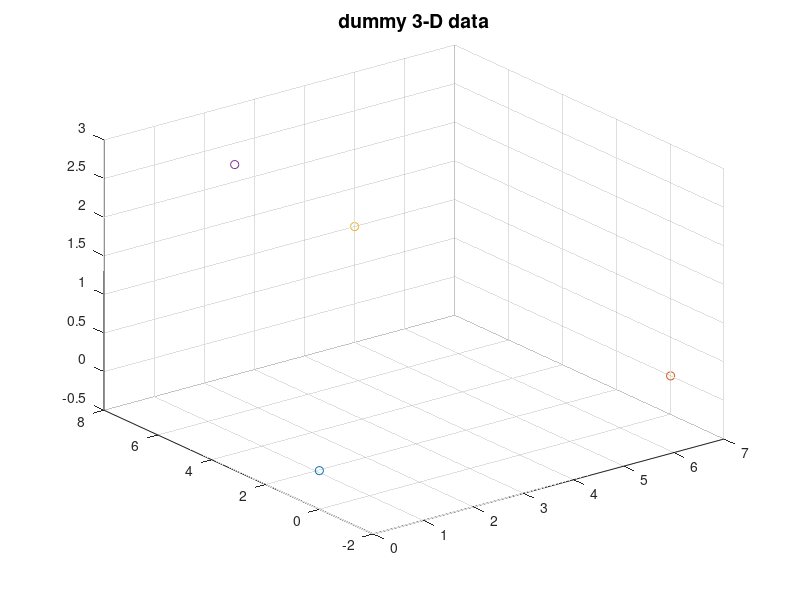
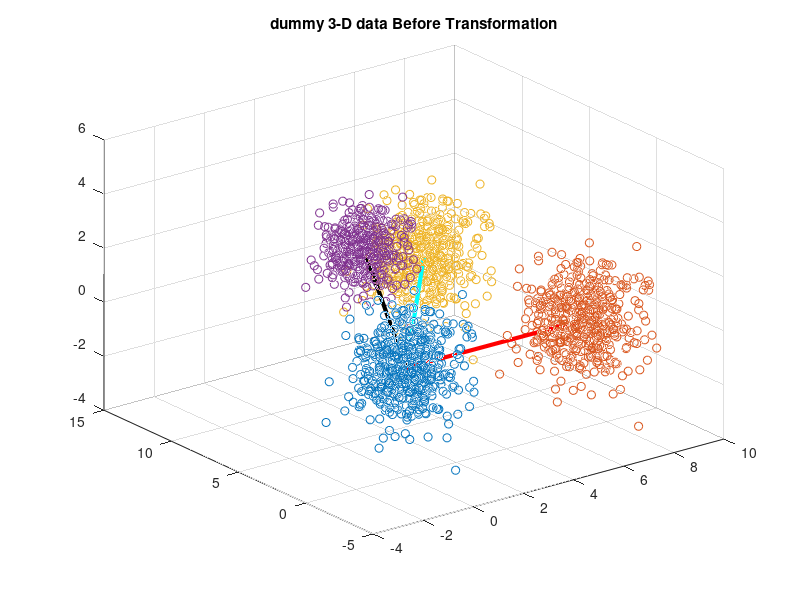

Source code (MATLAB) for these figures, in order: (Note: this script raises an error after producing the figures.)
close all
clear all
test =1;

if test == 1
 mu1 = [1,0,1];
    sigma1 = [1,0.5,1];
    rng default
    data1 = mvnrnd(mu1,sigma1,500);
    
    mu2 = [8,0,1];
    sigma2 = [1,1,1];
    rng default
    data2 = mvnrnd(mu2,sigma2,500);
    
    mu3 = [6,8,2];
    sigma3 = [1,0.5,1];
    rng default
    data3 = mvnrnd(mu3,sigma3,500);
    
    
    mu4 = [2,5,4];
    sigma4 = [0.5,0.5,0.5];
    rng default
    data4 = mvnrnd(mu4,sigma4,500);
    
    
    %Finidng cluster's centroid using kmean
    
    [~,Cref] = kmeans(data1,1);
    
    % center the data by substracting C1
    r1 = [data1(:,1) - Cref(1), data1(:,2) - Cref(2), data1(:,3) - Cref(3)];
    r2 = [data2(:,1) - Cref(1), data2(:,2) - Cref(2), data2(:,3) - Cref(3)];
    r3 = [data3(:,1) - Cref(1), data3(:,2) - Cref(2), data3(:,3) - Cref(3)];
    r4 = [data4(:,1) - Cref(1), data4(:,2) - Cref(2), data4(:,3) - Cref(3)];
    
    C1 = [0, 0 ,0];
    [~,C2] = kmeans(r2,1);
    [~,C3] = kmeans(r3,1);
    [~,C4] = kmeans(r4,1);
    %Plot scatter of raw data centroid
    figure;
    scatter3(C1(:,1),C1(:,2),C1(:,3),'bd');
    hold on;
    scatter3(C2(:,1),C2(:,2),C2(:,3),'r+');
    scatter3(C3(:,1),C3(:,2),C3(:,3),'co');
    scatter3(C4(:,1),C4(:,2),C4(:,3),'k*');
    title('dummy 3-D data','FontSize',14)
    
    %Plot scatter of raw data
    figure;scatter3(r1(:,1),r1(:,2),r1(:,3),'bd');hold on;
    scatter3(r2(:,1),r2(:,2),r2(:,3),'r+');
    scatter3(r3(:,1),r3(:,2),r3(:,3),'co');
    scatter3(r4(:,1),r4(:,2),r4(:,3),'k*');
    plot3([C1(1) C2(1)],[C1(2) C2(2)],[C1(3) C2(3)],'r','LineWidth',3);
    plot3([C1(1) C3(1)],[C1(2) C3(2)],[C1(3) C3(3)],'c','LineWidth',3);
    plot3([C1(1) C4(1)],[C1(2) C4(2)],[C1(3) C4(3)],'k','LineWidth',3);
    title('dummy 3-D data Before Transformation')
    
    
    
    
    %We call gram-schmidt here to find the desired cordinates for each
    %Normal to centroid vector Raw = MAtrix of normal to centroids
    %Cooked = orthognolized
    Raw = [C2(1),C2(2),C2(3);
           C3(1),C3(2),C3(3);
           C4(1),C4(2),C4(3)];
    
    Cooked = Gram_Schmidt(Raw');
    Cooked= Cooked';
    % Convert vector of cluster1 centroid to each cluster's data to polar cordinate
    [azimuth1,elevation1,R1]  = cart2sph(r1(:,1),r1(:,2),r1(:,3));
    [azimuth2,elevation2,R2]  = cart2sph(r2(:,1),r2(:,2),r2(:,3));
    [azimuth3,elevation3,R3]  = cart2sph(r3(:,1),r3(:,2),r3(:,3));
    [azimuth4,elevation4,R4]  = cart2sph(r4(:,1),r4(:,2),r4(:,3));
    
    % Keeep cluster's data in one matrix
    ri1 = [azimuth1,elevation1,R1];
    ri2 = [azimuth2,elevation2,R2];
    ri3 = [azimuth3,elevation3,R3];
    ri4 = [azimuth4,elevation4,R4];
    
    figure;scatter(ri1(:,1),ri1(:,2),'bd');hold on;
    scatter(ri4(:,1),ri4(:,2),'k*');
    %The matrix Contains  all data in polar
    r = [azimuth1,elevation1,R1;
        azimuth2,elevation2,R2;
        azimuth3,elevation3,R3;
        azimuth4,elevation4,R4];
    
    % The matrix Contains  all data in Cartesian
    [car(:,1),car(:,2),car(:,3)]  = sph2cart(r(:,1),r(:,2),r(:,3));
    
    %polar cordinates of the point which connected to normal centroid(C1)
    [azimuthC2,elevationC2,~]  = cart2sph(Cooked(1,1),Cooked(1,2),Cooked(1,3));
    [azimuthC3,elevationC3,~]  = cart2sph(Cooked(2,1),Cooked(2,2),Cooked(2,3));
    [azimuthC4,elevationC4,~]  = cart2sph(Cooked(3,1),Cooked(3,2),Cooked(3,3));
    
    %polar cordinates of the orthogonolized points
    [azimuthCi1,elevationCi1,~]  = cart2sph(C1(1),C1(2),C1(3));
    [azimuthCi2,elevationCi2,~]  = cart2sph(C2(1),C2(2),C2(3));
    [azimuthCi3,elevationCi3,~]  = cart2sph(C3(1),C3(2),C3(3));
    [azimuthCi4,elevationCi4,~]  = cart2sph(C4(1),C4(2),C4(3));
    
    %Azimuth angle between the cluster's centroid to the vector which connect refrence
    %centroid (here C2) to the normal centroid (here C1)
    azclose = azimuthCi3 - azimuthCi2;
    azfar = azimuthCi4 - azimuthCi2;
    %Desired azimuth angle between the cluster's centroid to the vector which connect refrence
    %centroid (here C2) to the normal centroid (here C1)
    azclosed = azimuthC3 - azimuthC2;
    azfard = azimuthC4 - azimuthC2;
    %Azimuth angle between the all data to the vector which connect refrence
    %centroid (here C2) to the normal centroid (here C1)
    mtia1 = ri1(:,1)- azimuthCi2;
    mtia2 = ri2(:,1)- azimuthCi2;
    mtia3 = ri3(:,1)- azimuthCi2;
    mtia4 = ri4(:,1)- azimuthCi2;
    
    %Elevation angle between the cluster's centroid to the vector which connect refrence
    %centroid (here C2) to the normal centroid (here C1)
    elclose = elevationCi3-elevationCi2;%acos(1-pdist2([0 C4(2) C4(3)],[0 C2(2) C2(3)],'cosine'))
    elfar = elevationCi4-elevationCi2;%acos(1-pdist2([0 C3(2) C3(3)],[0 C2(2) C2(3)],'cosine'))
    
    %Desired elevation angle between the cluster's centroid to the vector which connect refrence
    %centroid (here C2) to the normal centroid (here C1)
    elclosed =  elevationC3-elevationC2;%acos(1-pdist2([0 C4(2) C4(3)],[0 C2(2) C2(3)],'cosine'))
    elfard =elevationC4-elevationC2;%acos(1-pdist2([0 C3(2) C3(3)],[0 C2(2) C2(3)],'cosine'))
    
    %Elevation angle between the all data to the vector which connect refrence
    %centroid (here C2) to the normal centroid (here C1)
    mtit1 = ri1(:,2)- elevationC2;
    mtit2 = ri2(:,2)- elevationC2;
    mtit3 = ri3(:,2)- elevationC2;
    mtit4 = ri4(:,2)- elevationC2;
    
    %Test for rotation later can be deleted
    %%% added by J.C.
    % AX1 = cross([C3(1) C3(2) 0],[C2(1) C2(2) 0]);
    % AX2 = cross([0 C4(2) C4(3)],[0 C2(2) C2(3)]);
    % orig = r1;
    
    %         %Tsting put only centroids
    %
    %         mtia1 = ones(1,length(mtit2))* azimuthCi1 - azimuthCi1;
    %         mtia2 = ones(1,length(mtit2))* azimuthCi2 - azimuthCi2;
    %         mtia3 = ones(1,length(mtit3))* azimuthCi3 - azimuthCi2;
    %         mtia4 = ones(1,length(mtit4))* azimuthCi4 - azimuthCi2;
    %
    %
    %         mtit2 = ones(1,length(mtia2))* elevationCi2 - elevationCi2;
    %         mtit3 = ones(1,length(mtia3))* elevationCi3 - elevationCi2;
    %         mtit4 = ones(1,length(mtia4))* elevationCi4 - elevationCi2;
    
    %Transformation function
    
    % coefazimuth = @(X,azfard,azclosed,azfar,azclose) ((azfard-azclosed)/(azfar-azclose))*X+((azclosed*azfar)-(azfard*azclose))/(azfar-azclose) ;
    %   coefelevation = @(X,elfard,elclosed,elfar,elclose)((elfard-elclosed)/(elfar-elclose))*X+((elclosed*elfar)-(elfard*elclose))/(elfar-elclose) ;
   %################################################
   %Just test for the intepolation later delete
   %
   %################################################
    figure
    plot([0,0+(elclose-0)/4,0+(elclose-0)*3/4,elclose,elclose+(elfar-elclose)/4,...
        elclose+(elfar-elclose)*3/4, elfar,elfar+(2*pi-elfar)/4,elfar+(2*pi-elfar)*3/4,2*pi],[0,0,elclosed,elclosed,elclosed,elfard,elfard,elfard,2*pi,2*pi],'o')
    ali = 0:0.001:2*pi;
    %  for i=1:length(ali)
    %      xq1 = -3:.01:3;
    % p = pchip(x,y,xq1);
    %      valehi(i) = coefelevation(ali(i),elfard,elclosed,elfar,elclose);
    %   end
    %  close all

%     knob11=0+(elclose-0)/4;
%     knob11= 0+(elclose-0)*3/4;
%     knob21=elclose+(elfar-elclose)/4;
%     knob22= elclose+(elfar-elclose)*3/4;
%     knob31=elfar+(2*pi-elfar)/4;
%     knob32=elfar+(2*pi-elfar)*3/4;
    min_distance = min(min((elclose-0),(elfar-elclose)),(2*pi-elfar));
    knob11=0+min_distance*2/6;
    knob12= elclose-min_distance*2/6;
    knob21=elclose+min_distance*2/6;
    knob22= elfar-min_distance*2/6;
    knob31=elfar+min_distance*2/6;
    knob32=2*pi-min_distance*2/6;
    
        valehi =   pchip([0,knob11,knob12,elclose,knob21,...
        knob22, elfar,knob31,knob32,2*pi]...
        ,[0,0,elclosed,elclosed,elclosed,elfard,elfard,elfard,2*pi,2*pi],ali);
    
    figure;
    plot(ali,valehi);
    hold on
     plot([0,knob11,knob12,elclose,knob21,...
        knob22, elfar,knob31,knob32,2*pi]...
        ,[0,0,elclosed,elclosed,elclosed,elfard,elfard,elfard,2*pi,2*pi],'ro')
    ali = 0:0.001:2*pi;
    for i=1:length(ali)
      ali(i) = pi2twopi(ali(i));
    end
    azfard = pi2twopi(azfard);
    azfar = pi2twopi(azfard);
    azclosed = pi2twopi(azclosed);
    azclose = pi2twopi(azclose);
    valehi = pchip([0,0+(azclose-0)/4,0+(azclose-0)*3/4,azclose,azclose+(azfar-azclose)/4,...
        azclose+(azfar-azclose)*3/4, azfar,azfar+(2*pi-azfar)/4,azfar+(2*pi-azfar)*3/4,2*pi],[0,0,azclosed,azclosed,azclosed,azfard,azfard,azfard,2*pi,2*pi],ali);
    
    
    figure;
    plot(ali,valehi);
       hold on
     plot([0,0+(azclose-0)/4,0+(azclose-0)*3/4,azclose,azclose+(azfar-azclose)/4,...
        azclose+(azfar-azclose)*3/4, azfar,azfar+(2*pi-azfar)/4,azfar+(2*pi-azfar)*3/4,2*pi],[0,0,azclosed,azclosed,azclosed,azfard,azfard,azfard,2*pi,2*pi],'ro')
   %################################################ 
   %
   %################################################
  aliranage =  range(ri1(:,3));
    for i=1:length(ri1(:,2))
        %                 ri1(i,:) = script_roation( C2-C1,sph2cart(ri1(i,1),ri1(i,2),ri1(i,3))-C1, coefazimuth(mtia1(i)), coefelevation(mtit1(i))) + C1;
        %         ri2(i,:) = script_roation( C2-C1,sph2cart(ri2(i,1),ri2(i,2),ri2(i,3))-C1, coefazimuth(mtia2(i)), coefelevation(mtit2(i))) + C1;
        ri1(i,:) = script_roation( C2,r1(i,:), coefazimuth(mtia1(i),azfard,azclosed,azfar,azclose), coefelevation(mtit1(i),elfard,elclosed,elfar,elclose),aliranage);
        ri2(i,:) = script_roation( C2,r2(i,:), coefazimuth(mtia2(i),azfard,azclosed,azfar,azclose), coefelevation(mtit2(i),elfard,elclosed,elfar,elclose),aliranage);
        ri3(i,:) = script_roation( C2,r3(i,:), coefazimuth(mtia3(i),azfard,azclosed,azfar,azclose), coefelevation(mtit3(i),elfard,elclosed,elfar,elclose),aliranage);
        ri4(i,:) = script_roation( C2,r4(i,:), coefazimuth(mtia4(i),azfard,azclosed,azfar,azclose), coefelevation(mtit4(i),elfard,elclosed,elfar,elclose),aliranage);
    end
    acosd(1-pdist2(ri4(1,:),C2,'cosine'));
    [idx1,C1i] = kmeans(ri1,1);
    [idx2,C2i] = kmeans(ri2,1);
    [idx3,C3i] = kmeans(ri3,1);
    [idx4,C4i] = kmeans(ri4,1);
    finalr = [ri1',ri2',ri3',ri4'];
    finalrdot = finalr'*finalr;
    normImage = uint8(255*mat2gray(finalrdot));
    figure
    imshow(normImage);
    
    %  acosd(1-pdist2(C3i-C1i,C2i-C1i,'cosine'))
    % acosd(1-pdist2(C4i-C1i,C2i-C1i,'cosine'))
    
    %     figure;scatter3(ri1(:,1),ri1(:,2),ri1(:,3),'bd');hold on;
    %     scatter3(ri2(:,1),ri2(:,2),ri2(:,3),'r+');
    
    %     mu3 = ri3(1,:);
    %     sigma3 = [1,0.5,1];
    %     rng default
    %     ri3 = mvnrnd(mu3,sigma3,500);
    %
    %
    %     mu4 = ri4(1,:);
    %     sigma4 = [0.5,1,1];
    %     rng default
    %     ri4 = mvnrnd(mu4,sigma4,500);
   [~,~,alir1] = cart2sph(ri1(:,1),ri1(:,2),ri1(:,3));
        [~,~,alir2] = cart2sph(ri2(:,1),ri2(:,2),ri2(:,3));
    figure;scatter3(ri1(:,1),ri1(:,2),ri1(:,3),'bd');hold on;
    scatter3(ri2(:,1),ri2(:,2),ri2(:,3),'r+');
    scatter3(ri3(:,1),ri3(:,2),ri3(:,3),'co');
    scatter3(ri4(:,1),ri4(:,2),ri4(:,3),'k*');
    %     plot3([C1i(1) C2i(1)],[C1i(2) C2i(2)],[C1i(3) C2i(3)],'r','LineWidth',3);
    %     plot3([C1i(1) C3i(1)],[C1i(2) C3i(2)],[C1i(3) C3i(3)],'c','LineWidth',3);
    %     plot3([C1i(1) C4i(1)],[C1i(2) C4i(2)],[C1i(3) C4i(3)],'k','LineWidth',3);
    title('dummy 3-D data After Transformation')
    
elseif test == 2 %test passed for 2d
    mu1 = [1,1];
    sigma1 = [1,0.5];
    rng default
    r1 = mvnrnd(mu1,sigma1,1000);
    
    mu2 = [8,0];
    sigma2 = [1,1];
    rng default
    r2 = mvnrnd(mu2,sigma2,300);
    
    mu3 = [6,8];
    sigma3 = [1,0.5];
    rng default
    r3 = mvnrnd(mu3,sigma3,500);
    
    
    mu4 = [2,5];
    sigma4 = [0.5,1];
    rng default
    r4 = mvnrnd(mu4,sigma4,100);
    
    figure;scatter(r1(:,1),r1(:,2),'bd');
    hold on;scatter(r2(:,1),r2(:,2),'r+');
    hold on;scatter(r3(:,1),r3(:,2),'co');
    hold on;scatter(r4(:,1),r4(:,2),'k*');
    title('dummy 2-D data','FontSize',14)
    
    [theta1,rho1] = cart2pol(r1(:,1),r1(:,2));
    [theta2,rho2] = cart2pol(r2(:,1),r2(:,2));
    [theta3,rho3] = cart2pol(r3(:,1),r3(:,2));
    [theta4,rho4] = cart2pol(r4(:,1),r4(:,2));
    mt1 = mean(theta1);
    mt2 = mean(theta2);
    mt3 = mean(theta3)
    mt4 = mean(theta4)
    %lets find the vectors to the centroid
    [idx,C1] = kmeans(r1,1);
    [idx,C2] = kmeans(r2,1);
    [idx,C3] = kmeans(r3,1);
    [idx,C4] = kmeans(r4,1);
    %
    % [a,b]=cart2pol(C3(:,1),C3(:,2))
    % [a,b]=cart2pol(C4(:,1),C4(:,2))
    mt31 = acos(1-pdist2(C3,C2,'cosine'))
    mt41 = acos(1-pdist2(C4,C2,'cosine'))
    
    [theta1,rho1] = cart2pol(r1(:,1),r1(:,2));
    [theta2,rho2] = cart2pol(r2(:,1),r2(:,2));
    [theta3,rho3] = cart2pol(r3(:,1),r3(:,2));
    [theta4,rho4] = cart2pol(r4(:,1),r4(:,2));
    
    coef = @(X) (2*pi/3)*((1/(mt4-mt3))*X+(((mt4/mt3)-2)/((mt4/mt3)-1)))-X;
    
    theta1 = theta1 + coef(theta1);
    theta2 = theta2 + coef(theta2);
    theta3 = theta3 + coef(theta3);
    theta4 = theta4 + coef(theta4);
    
    
    
    [x1,y1] = pol2cart(theta1,rho1);
    [x2,y2] = pol2cart(theta2,rho2);
    [x3,y3] = pol2cart(theta3,rho3);
    [x4,y4] = pol2cart(theta4,rho4);
    
    figure;
    hold on;
    scatter(x1,y1,'bd');
    scatter(x2,y2,'r+');
    scatter(x3,y3,'co');
    scatter(x4,y4,'k*');
    title('dummy 2-D data2','FontSize',14)
    
    
    [theta1,rho1] = cart2pol(r1(:,1),r1(:,2));
    [theta2,rho2] = cart2pol(r2(:,1),r2(:,2));
    [theta3,rho3] = cart2pol(r3(:,1),r3(:,2));
    [theta4,rho4] = cart2pol(r4(:,1),r4(:,2));
    
    coef = @(X) (2*pi/3)*((1/(mt41-mt31))*X+(((mt41/mt31)-2)/((mt41/mt31)-1)))-X;
    
    theta1 = theta1 + coef(theta1);
    theta2 = theta2 + coef(theta2);
    theta3 = theta3 + coef(theta3);
    theta4 = theta4 + coef(theta4);
    
    
    
    [x1,y1] = pol2cart(theta1,rho1);
    [x2,y2] = pol2cart(theta2,rho2);
    [x3,y3] = pol2cart(theta3,rho3);
    [x4,y4] = pol2cart(theta4,rho4);
    
    figure;
    hold on;
    scatter(x1,y1,'bd');
    scatter(x2,y2,'r+');
    scatter(x3,y3,'co');
    scatter(x4,y4,'k*');
    title('dummy 2-D data3','FontSize',14)
    hold off
    xlabel('X')
    ylabel('Y')
    zlabel('Z')
    view(90,0)
    pause
end

% % h1 = polar(theta1,rho1,'*');
% % h2 = polar(theta2,rho2,'*');
% % h3 = polar(theta3,rho3,'*');
% % h4 = polar(theta4,rho4,'*');


% close all
%
% mu1 = [2,1];
% sigma1 = [0.05,0.05];
% r1 = mvnrnd(mu1,sigma1,1000);
% [theta1,rho1] = cart2pol(r1(:,1),r1(:,2));
% mt1 = mean(theta1);
%
% mu2 = [0,1];
% sigma2 = [0.05,0.05];
% r2 = mvnrnd(mu2,sigma2,1000);
% [theta2,rho2] = cart2pol(r2(:,1),r2(:,2));
% mt2 = mean(theta2);
%
%
% rho=ones(length(theta1),1);
% h1 = polar(theta1,rho1,'*');
% set(h1)
% hold on
% h2 = polar(theta2,rho2,'*');
% set(h2)
%
% coef = @(X) (2*pi/3)*((1/((mt2/mt1-1)*mt1))*X+(((mt2/mt1)-2)/((mt2/mt1)-1)))-X;
%
% h3 = polar(theta1 + coef(theta1),rho1,'o');
% set(h3)
% h4 = polar(theta2 + coef(theta2),rho2,'o');
% set(h4)
% %polarplot(theta,rho,'markersize',12)
% %
% % theta1 = pi/6;
% % theta2 = pi/2;
% % rho=1;
% % polarplot(theta1,rho,'b-*')
% % hold on
% % polarplot(theta2,rho,'b-*')
% %
% % coef = @(X) (2*pi/3)*((1/((theta2/theta1-1)*theta1))*X+(((theta2/theta1)-2)/((theta2/theta1)-1)))-X;
% %
% % polarplot(theta1 + coef(theta1),rho,'r-*')
% % polarplot(theta2 + coef(theta2),rho,'r-*')